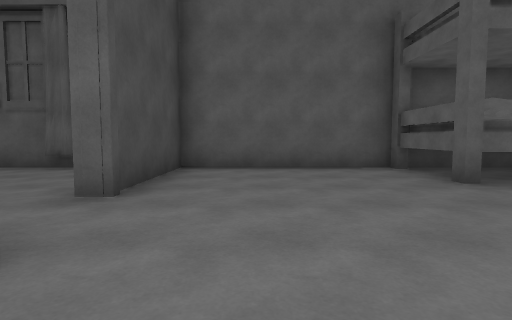
[1] (above)

17 first-person views from a walk through a Unity game level. The camera is 1.2 m above the floor, tilts 4° down and sees 80° across. Doors are open. The floor is counted in squares, 2 m on a side. Each view is taken from the middle of a square. On the plan, view 1 faces up. The plan holds only what a view shows up to about 9 squares ahead; the rest is blank. The player character is not drawn.

[2]
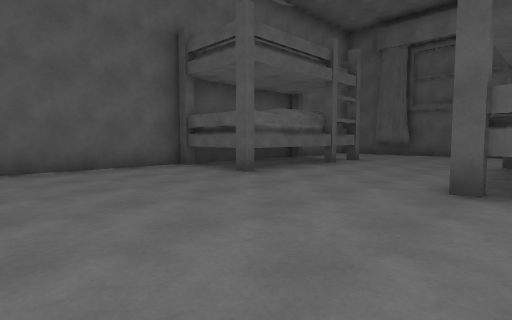

[3]
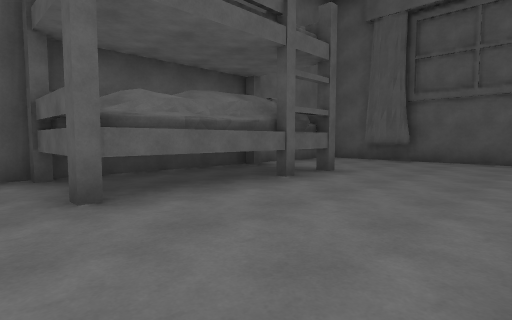

[4]
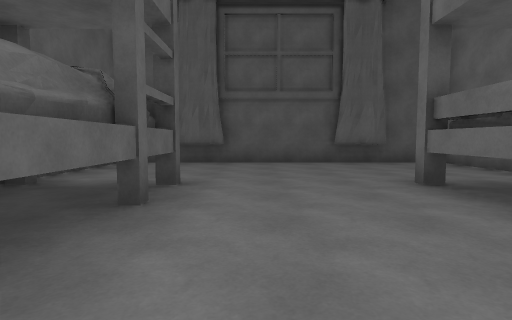

[5]
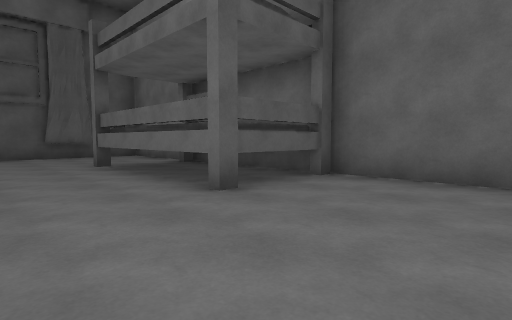

[6]
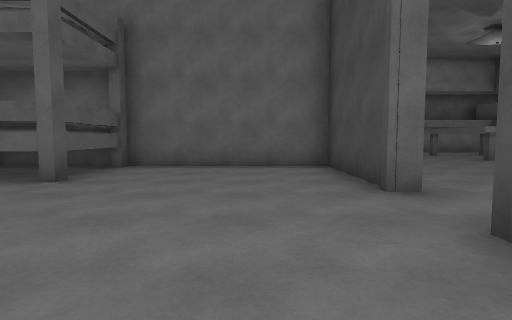

[7]
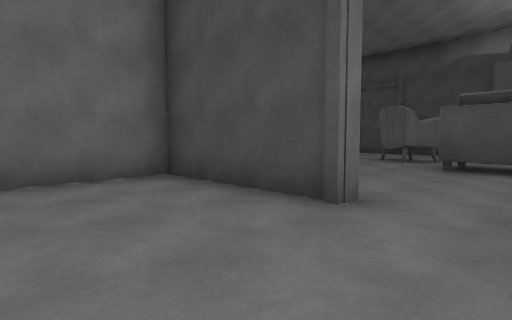

[8]
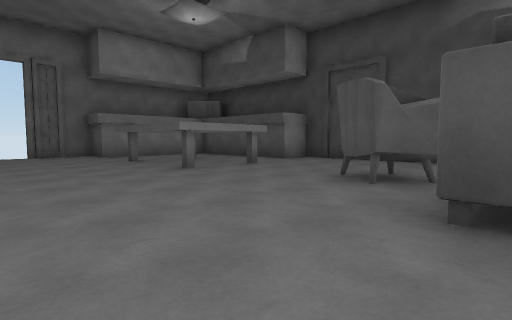

[9]
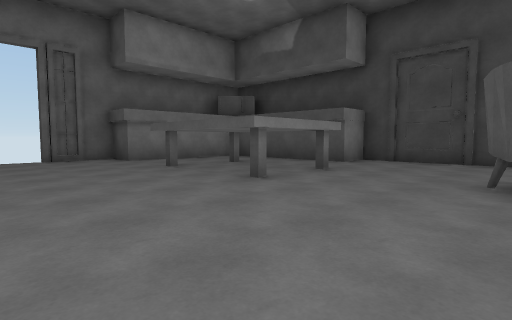

[10]
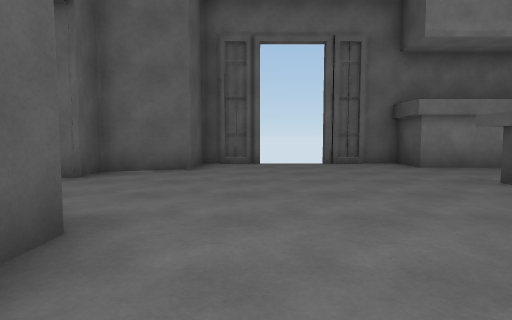

[11]
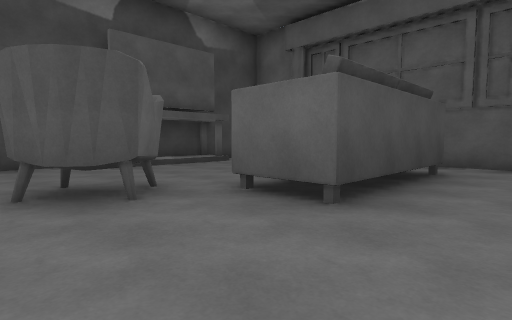

[12]
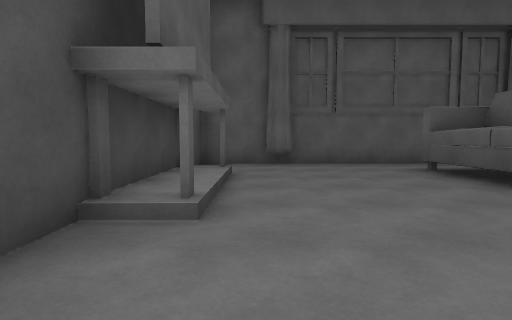

[13]
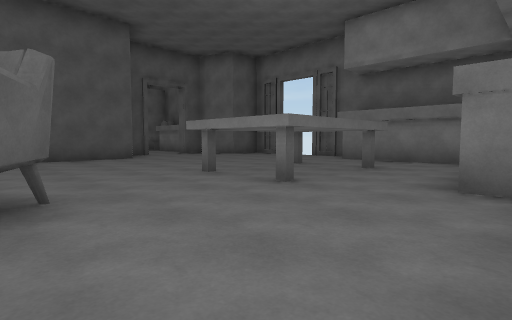

[14]
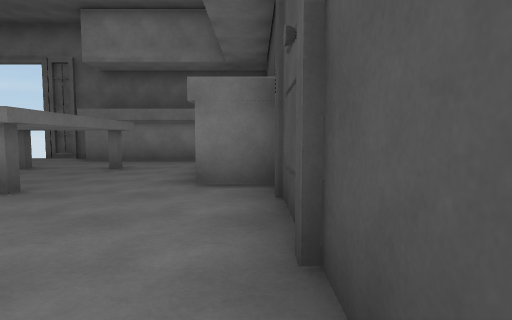

[15]
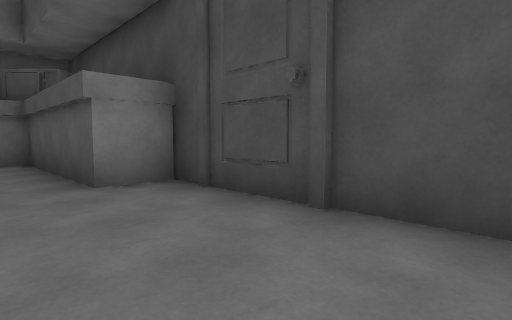

[16]
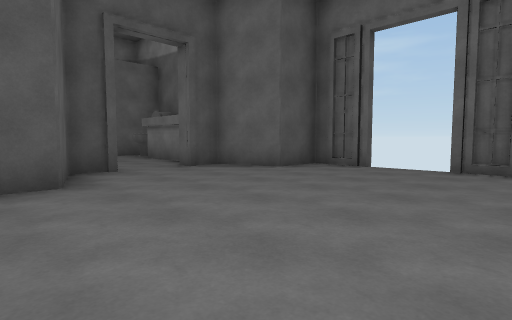

[17]
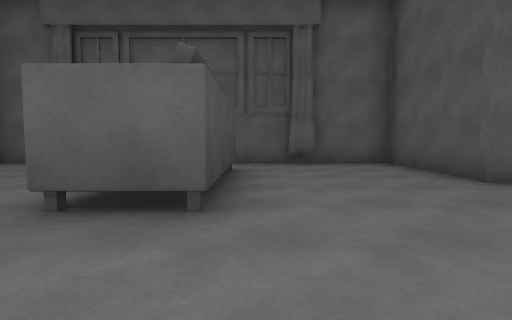

### Floor plan
Key: @ floor where view 1 was taken; # wall or solid block; . main floor; : floor 0.25 m higher than the main floor; D open door; ^ raised ledge; C curtain; H chair; O other object.
Columns run from 12 left of view 1 to 11 right of it. Each row starts with its distance up from view 1.
  7 ################
  6 #..C....C.#....#   #...#
  5 #.....O...#....#   #...#
  4 #:...OO...#....#####...#
  3 #:...OO...D............#
  2 #:...OO...D............#
  1 #....H....#............#
  0 #...HH....#.@..#####...#
 -1 #.........#....## ##...#
 -2 #.........#######  #####
 -3 #...^^.....##
 -4 ##..^ ^....##
 -5  #..^ ^.....#
 -6  #..^^^.....D...
 -7  #..........#...
 -8  #.........#####
 -9  #####..DD.#
-10      ###  ##

Where each view was taken, in squares from view 1:
view 1: 0 up, 0 right, facing up
view 2: 0 up, 1 left, facing up-right
view 3: 1 up, 2 right, facing up-right
view 4: 3 up, 3 right, facing right
view 5: 3 up, 0 right, facing down-right
view 6: 5 up, 0 right, facing down
view 7: 3 up, 1 right, facing down-left
view 8: 2 up, 3 left, facing down-left
view 9: 0 up, 3 left, facing down-left
view 10: 2 down, 3 left, facing down
view 11: 1 down, 4 left, facing up-left
view 12: 1 down, 10 left, facing up
view 13: 0 up, 11 left, facing down-right
view 14: 0 up, 11 left, facing down
view 15: 0 up, 9 left, facing down-left
view 16: 3 down, 6 left, facing down-right
view 17: 1 down, 5 left, facing up
